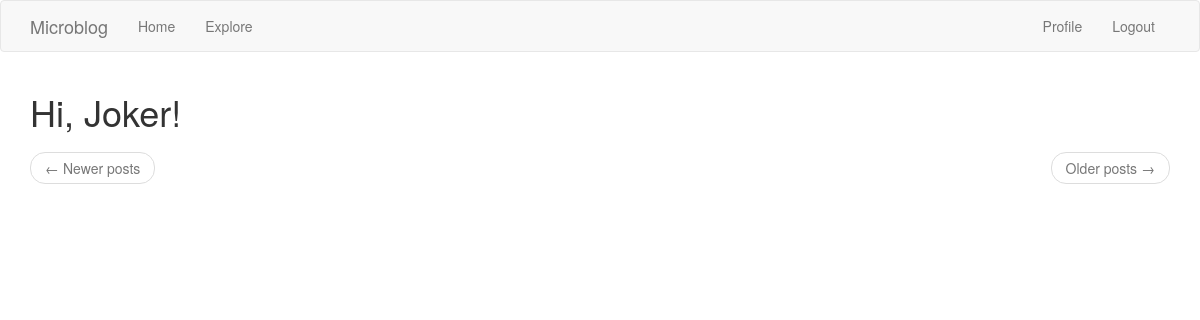
Page /explore (signed in) on the earlier database version.
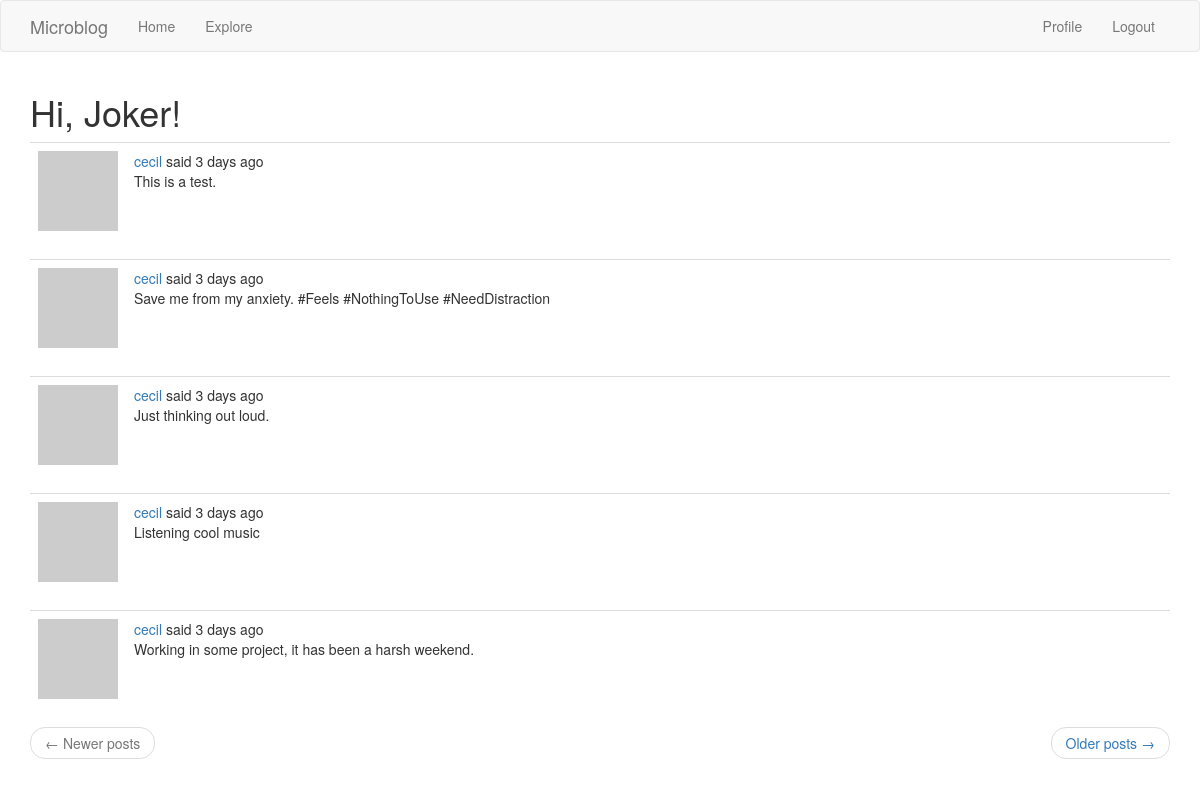
Same page on the later database version.
### app/models.py (models this page shows, shortened)
class User(UserMixin, db.Model):
    __tablename__ = "user"
    id = db.Column(db.Integer, primary_key=True)
    username = db.Column(db.String(64), index=True, unique=True)
    email = db.Column(db.String(120), index=True, unique=True)
    password_hash = db.Column(db.String(128))
    posts = db.relationship('Post', backref='author', lazy='dynamic')
    about_me = db.Column(db.String(140))
    last_seen = db.Column(db.DateTime, default=datetime.utcnow)
    followed = db.relationship(
        'User', secondary=followers,
        primaryjoin=(followers.c.follower_id == id),
        secondaryjoin=(followers.c.followed_id == id),
        backref=db.backref('followers', lazy='dynamic'), lazy='dynamic'
    )
    @login.user_loader
    def load_user(id):
        return User.query.get(int(id))
    def avatar(self, size):
        digest = md5(self.email.lower().encode('utf-8')).hexdigest()
        return 'https://www.gravatar.com/avatar/{}?d=identicon&s={}'.format(digest, size)

class Post(db.Model):
    __tablename__ = "post"
    id = db.Column(db.Integer, primary_key=True)
    body = db.Column(db.String(140))
    timestamp = db.Column(db.DateTime, index=True, default=datetime.utcnow)
    user_id = db.Column(db.Integer, db.ForeignKey('user.id'))

### app/routes.py (the view)
@app.route('/explore')
@login_required
def explore():
    page = request.args.get('page', 1, type=int)
    posts = Post.query.order_by(Post.timestamp.desc()).paginate(
        page, app.config['POSTS_PER_PAGE'], False)
    next_url = url_for('explore', page=posts.next_num) \
        if posts.has_next else None
    prev_url = url_for('explore', page=posts.prev_num) \
        if posts.has_prev else None
    return render_template('index.html', title=_('Explore'), posts=posts.items,
                            next_url=next_url, prev_url=prev_url)

### app/routes.py (called while the page is built)
@app.before_request
def before_request():
    if current_user.is_authenticated:
        current_user.last_seen = datetime.utcnow()
        db.session.commit()
    g.locale = str(get_locale())

### app/templates/index.html (shortened to what this page needs)
{% extends "layout.html" %}
{% import 'bootstrap/wtf.html' as wtf %}
{% block app_content %}
        <h1>{{_('Hi,')}} {{ current_user.username }}!</h1>
        {% for post in posts %}
            {% include '_post.html' %}
        {% endfor %}
        <nav aria-label="...">
            <ul class="pager">
                <li class="previous{% if not prev_url %} disabled{% endif %}">
                    <a href="{{ prev_url or '#' }}">
                        <span aria-hidden="true">&larr;</span> {{ _('Newer posts') }}
                    </a>
                </li>
                <li class="next{% if not next_url %} disabled{% endif %}">
                    <a href="{{ next_url or '#' }}">
                        {{ _('Older posts') }} <span aria-hidden="true">&rarr;</span>
                    </a>
                </li>
            </ul>
        </nav>
{% endblock %}

### app/templates/layout.html (shortened to what this page needs)
{% extends 'bootstrap/base.html' %}
{% block navbar %}
    <nav class="navbar navbar-default">
        <div class="container">
            <div class="navbar-header">
                <a class="navbar-brand" href="{{ url_for('index') }}">Microblog</a>
            </div>
            <div class="collapse navbar-collapse" id="bs-navbar-collapse-1">
                <ul class="nav navbar-nav">
                    <li><a href="{{ url_for('index') }}">{{_('Home')}}</a></li>
                    <li><a href="{{ url_for('explore') }}">{{_('Explore')}}</a></li>
                </ul>
                <ul class="nav navbar-nav navbar-right">
                    {% if current_user.is_anonymous %}
                    <li><a href="{{ url_for('login') }}">{{_('Login')}}</a></li>
                    {% else %}
                    <li><a href="{{ url_for('user', username=current_user.username) }}">{{_('Profile')}}</a></li>
                    <li><a href="{{ url_for('logout') }}">{{_('Logout')}}</a></li>
                    {% endif %}
                </ul>
            </div>
        </div>
    </nav>
{% endblock %}
{% block content %}
    <div class="container">
        {% block app_content %}{% endblock %}
    </div>
{% endblock %}

### app/templates/_post.html (shortened to what this page needs)
<table class="table table-hover">
    <tr>
        <td width="70px">
            <a href="{{ url_for('user', username=post.author.username) }}">
                <img src="{{ post.author.avatar(36) }}">
            </a>
        </td>
        <td>
            {{ _('%(username)s said %(when)s',
                username=user_link, when=moment(post.timestamp).fromNow())}}
            <br/>
            {{ post.body }}
        </td>
    </tr>
</table>

Differences in the rows shown:
added Post: body "This is a test."
added Post: body "Save me from my anxiety. #Feels #NothingToUse #NeedDistraction"
added Post: body "Just thinking out loud."
added Post: body "Listening cool music"
added Post: body "Working in some project, it has been a harsh weekend."
